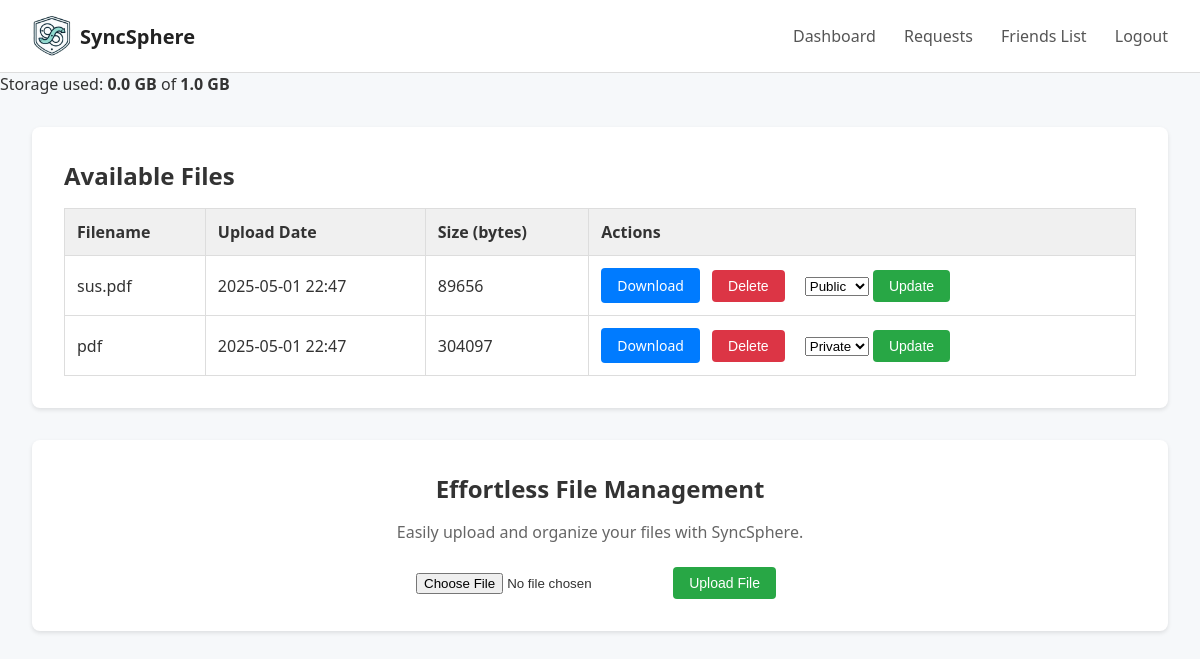
Screenshot of / (signed in) with the database file from the repository.
### models.py (models this page shows)
class File(db.Model):
    id = db.Column(db.Integer, primary_key=True) #The id of the file
    user_id = db.Column(db.Integer, db.ForeignKey('user.id'), nullable=False) #The id of the file's owner.
    stored_filename = db.Column(db.String(128), nullable=False) #The name of the file in the file system.
    original_filename = db.Column(db.String(128), nullable=False) #The original name of the file.
    upload_date = db.Column(db.DateTime, default=datetime.now) #The creation date of the file.
    file_size = db.Column(db.Integer) #The file's size.
    permissions = db.Column(db.String(32), default='private') #The file's viewing permission.

### app.py (the view)
@app.route('/')
def dashboard():
    uid = session.get('user_id')
    if not uid:
        return redirect(url_for('auth.login'))
    from models import User
    from file_management import FileManager
    user = db.session.get(User, uid)
    if user is None:
        session.clear()
        flash("Please log in again.", "error")
        return redirect(url_for('auth.login'))
    file_manager = FileManager(upload_folder=os.path.join(basedir, 'uploads'))
    files = file_manager.list_user_files(user)
    return render_template(
        'dashboard.html',
        username=user.username,
        files=files,
        current_user=user,
    )

### file_management.py (called while the page is built)
    def list_user_files(self, user):
        return File.query.filter_by(user_id=user.id).all()

### templates/dashboard.html (shortened to what this page needs)
<!DOCTYPE html>
<html lang="en">
<head>
  <link rel="stylesheet" href="{{ url_for('static', filename='css/dashboard.css') }}">
</head>
<body>
  <header class="navbar">
    <div class="navbar-left">
      <a href="{{ url_for('dashboard') }}" class="logo-link" style="display:flex; align-items:center; text-decoration:none;">
        <img src="{{ url_for('static', filename='images/logo.png') }}"
             alt="SyncSphere Logo" class="logo">
        <span class="app-name">SyncSphere</span>
      </a>
    </div>
    <nav class="navbar-right">
      <a href="{{ url_for('dashboard') }}">Dashboard</a>
      <a href="{{ url_for('friends.view_requests') }}">Requests</a>
      <a href="{{ url_for('friends.list_friends') }}">Friends List</a>
      <a href="{{ url_for('auth.logout') }}">Logout</a>
    </nav>
  </header>
  <section class="storage-usage">
    {% set used_gb = (current_user.used_storage / (1024*1024*1024)) %}
    {% set quota_gb = (current_user.storage_quota / (1024*1024*1024)) %}
    <p>Storage used: <strong>{{ used_gb|round(2) }} GB</strong> of <strong>{{ quota_gb|round(2) }} GB</strong></p>
  </section>
  <main>
    <section class="files-section">
      <h2>Available Files</h2>
      {% if files %}
        <table class="files-table">
          <thead>
            <tr>
              <th>Filename</th>
              <th>Upload Date</th>
              <th>Size (bytes)</th>
              <th>Actions</th>
            </tr>
          </thead>
          <tbody>
            {% for file in files %}
              <tr>
                <td>{{ file.original_filename }}</td>
                <td>{{ file.upload_date.strftime("%Y-%m-%d %H:%M") }}</td>
                <td>{{ file.file_size }}</td>
                <td>
                  <a href="{{ url_for('files.download', file_id=file.id) }}" class="btn btn-download">Download</a>
                  <form action="{{ url_for('files.delete', file_id=file.id) }}" method="post" style="display:inline;">
                    <button type="submit" class="btn btn-delete" onclick="return confirm('Are you sure?')">Delete</button>
                  </form>
                  <form action="{{ url_for('files.change_permissions', file_id=file.id) }}" method="post" style="display:inline; margin-left:0.5rem;">
                    <select name="permissions" class="permission-select">
                      <option value="private" {% if file.permissions=='private' %}selected{% endif %}>Private</option>
                      <option value="public" {% if file.permissions=='public' %}selected{% endif %}>Public</option>
                    </select>
                    <button type="submit" class="btn btn-upload">Update</button>
                  </form>
                </td>
              </tr>
            {% endfor %}
          </tbody>
        </table>
      {% else %}
        <p class="no-files">You have no uploaded files yet.</p>
      {% endif %}
    </section>
    <section class="upload-cta">
      <h2>Effortless File Management</h2>
      <p>Easily upload and organize your files with SyncSphere.</p>
      <form action="{{ url_for('files.upload') }}" method="post" enctype="multipart/form-data" class="upload-form">
        <input type="file" name="file" required>
        <button type="submit" class="btn btn-upload">Upload File</button>
      </form>
    </section>
  </main>
</body>
</html>

### static/css/dashboard.css (style rules this page uses)
* { margin: 0; padding: 0; box-sizing: border-box; }
body { font-family: "Segoe UI", Tahoma, Geneva, Verdana, sans-serif; background-color: #f6f8fa; color: #333; }
.navbar { display: flex; align-items: center; justify-content: space-between; background-color: #fff; padding: 1rem 2rem; border-bottom: 1px solid #ddd; }
.navbar-left { display: flex; align-items: center; }
.logo { height: 40px; margin-right: 0.5rem; }
.app-name { font-size: 1.25rem; font-weight: 600; color: #222; }
.navbar-right a { margin-left: 1.5rem; text-decoration: none; color: #555; font-weight: 500; }
main { max-width: 1200px; margin: 2rem auto; padding: 0 2rem; }
.files-section { background-color: #fff; padding: 2rem; border-radius: 8px; margin-bottom: 2rem; box-shadow: 0 2px 4px rgba(0, 0, 0, 0.1); }
.files-section h2 { font-size: 1.5rem; margin-bottom: 1rem; }
.files-table { width: 100%; border-collapse: collapse; margin-top: 1rem; }
.files-table thead { background-color: #f0f0f0; }
.files-table th, .files-table td { padding: 0.75rem; text-align: left; border: 1px solid #ddd; }
.btn { display: inline-block; padding: 0.5rem 1rem; margin-right: 0.5rem; text-decoration: none; font-size: 0.875rem; border-radius: 4px; cursor: pointer; border: none; }
.btn-download { background-color: #007BFF; color: #fff; }
.btn-delete { background-color: #dc3545; color: #fff; }
.upload-cta { text-align: center; background-color: #fff; padding: 2rem; border-radius: 8px; box-shadow: 0 2px 4px rgba(0, 0, 0, 0.1); }
.upload-cta h2 { font-size: 1.5rem; margin-bottom: 1rem; }
.upload-cta p { color: #666; margin-bottom: 1.5rem; }
.upload-form { display: inline-block; text-align: left; }
.btn-upload { background-color: #28a745; color: #fff; }

### rows the page displays
File: original_filename "sus.pdf", upload_date "2025-05-01 22:47", file_size "89656", permissions "Public"
File: original_filename "pdf", upload_date "2025-05-01 22:47", file_size "304097", permissions "Private"

### other values shown
{{ used_gb|round(2) }} "0.0"
{{ quota_gb|round(2) }} "1.0"
